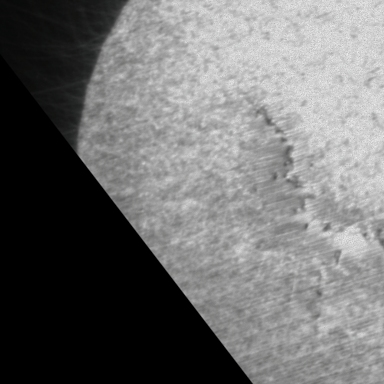
#> input picture code/test_img.png, 384 x 384 px, found by its file name
$ python prepare_dataset.py
#> lines starting #> are read from the running program, lines starting #| are printed output that depends on the picture; pictures that were not available may be replaced by others from this repository, and a replacement may not be noted
import os
import numpy as np
from PIL import Image
import argparse
import warnings

try:
    from tqdm import tqdm
except ImportError:
    tqdm = None

warnings.filterwarnings("ignore", module="PIL")

DEFAULT_DATASET_DIR = "datasets/3d_printer_dataset"
DEFAULT_OUTPUT_DIR = "datasets/processed_printer_dataset"
DEFAULT_FILTERED_DIR = "datasets/filtered_printer_dataset"
DEFAULT_IMAGE_SIZE = 320
DEFAULT_MIN_OBJECT_RATIO = 0.2
MASK_FOLDERS = ["script_masks", "correlation_script_masks"]


def progress_bar(iterable, **kwargs):
    if tqdm is None:
        return iterable
    kwargs.setdefault("dynamic_ncols", True)
    kwargs.setdefault("ascii", " #")
    kwargs.setdefault("mininterval", 0.5)
    return tqdm(iterable, **kwargs)


def log_message(message):
    if tqdm is None:
        print(message)
    else:
        tqdm.write(message)


def is_image_file(filename):
    return (
        not filename.startswith("._")
        and filename.lower().endswith((".png", ".jpg", ".jpeg"))
    )


# [25 lines left out: function find_mask_path, not called in this run]


def load_and_normalize_image(path):
    """Загружает и нормализует изображение для корректного отображения"""
    img = Image.open(path)
#> img is the input picture: PIL image 384x384 RGB; mean R, G, B 110.9, 111, 110.9

    # Если изображение 16-битное, нормализуем его
    if img.mode == 'I;16' or img.mode == 'I':
        img_array = np.array(img)

        min_val = np.min(img_array)
        max_val = np.max(img_array)

        if max_val > min_val:
            img_array = (img_array - min_val) * (255 / (max_val - min_val))

        img = Image.fromarray(img_array.astype(np.uint8))

    return img.convert("RGB")


def calculate_non_black_ratio(image, threshold=10):
    """Вычисляет долю не черных пикселей в изображении"""
    if isinstance(image, Image.Image):
        img_array = np.array(image)
    else:
        img_array = image

    total_pixels = img_array.shape[0] * img_array.shape[1]

    if len(img_array.shape) == 3:
        non_black_mask = np.any(img_array > threshold, axis=2)
        non_black_count = np.count_nonzero(non_black_mask)
    else:
        non_black_count = np.count_nonzero(img_array > threshold)

    return non_black_count / total_pixels if total_pixels > 0 else 0


# [240 lines left out: functions save_binary_mask, _process_training_image, _process_image_pair, _process_date_folder, not called in this run]


def _process_anomalous_image(img, img_file, output_dir, target_size,
                            step_size, min_object_ratio):
    """Обрабатывает аномальное изображение (без маски)"""
#> called with img_file = 'test_img.png', target_size = (320, 320), step_size = (160, 160), min_object_ratio = 0.2
    processed_count = 0
    full_objects_count = 0

    img_width, img_height = img.size
#> img_width = 384; img_height = 384

    # Определяем bounding box всего изображения с отступом
    min_x = 0
    min_y = 0
    max_x = img_width
#> max_x = 384
    max_y = img_height
#> max_y = 384

    bbox_width = max_x - min_x
#> bbox_width = 384
    bbox_height = max_y - min_y
#> bbox_height = 384

    # Если изображение слишком маленькое, расширяем до минимального размера
    if bbox_width < target_size[0] or bbox_height < target_size[1]:
        center_x = img_width // 2
        center_y = img_height // 2

        min_x = max(0, center_x - target_size[0]//2)
        max_x = min(img_width, center_x + target_size[0]//2)
        min_y = max(0, center_y - target_size[1]//2)
        max_y = min(img_height, center_y + target_size[1]//2)

        bbox_width = max_x - min_x
        bbox_height = max_y - min_y

    # Обрабатываем изображение
    if bbox_width > target_size[0] or bbox_height > target_size[1]:
        # Изображение слишком большое - делим на части с заданным шагом
        for y in range(min_y, max_y, step_size[1]):
            for x in range(min_x, max_x, step_size[0]):
                x1, y1 = x, y
                x2 = min(x + target_size[0], max_x)
                y2 = min(y + target_size[1], max_y)

                if x2 - x1 < target_size[0] * 0.5 or y2 - y1 < target_size[1] * 0.5:
                    continue

                tile = img.crop((x1, y1, x2, y2))
                non_black_ratio = calculate_non_black_ratio(tile)

                if non_black_ratio < min_object_ratio:
                    continue

                if tile.size != target_size:
                    padded = Image.new("RGB", target_size, (0, 0, 0))
                    padded.paste(tile, (0, 0))
                    tile = padded

                output_name = os.path.join("objects_parts", f"{img_file[:-4]}_tile_{x1}_{y1}.png")
                tile.save(os.path.join(output_dir, output_name))
                processed_count += 1
#> this loop made 3 passes
#> pass 1, in _process_anomalous_image, `tile.save(os.path.join(output_dir, output_name))`:
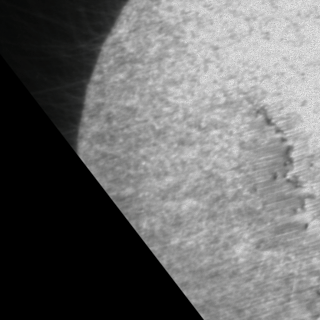
#> saved as test_img_tile_0_0.png: PIL image 320x320 RGB; mean R, G, B 107.4, 107.5, 107.4
#> pass 1, in _process_anomalous_image, `tile.save(os.path.join(output_dir, output_name))`:
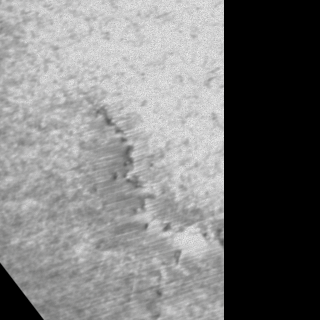
#> saved as test_img_tile_160_0.png: PIL image 320x320 RGB; mean R, G, B 121.9, 121.9, 121.9
#> pass 2, in _process_anomalous_image, `tile.save(os.path.join(output_dir, output_name))`:
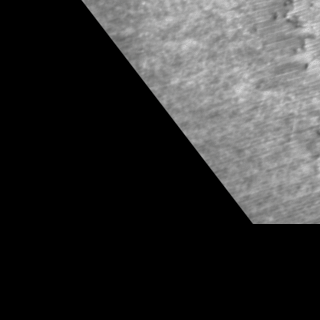
#> saved as test_img_tile_0_160.png: PIL image 320x320 RGB; mean R, G, B 50.7, 50.7, 50.7
#> pass 2, in _process_anomalous_image, `tile.save(os.path.join(output_dir, output_name))`:
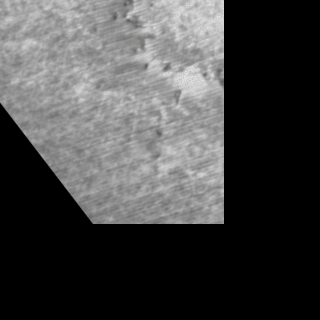
#> saved as test_img_tile_160_160.png: PIL image 320x320 RGB; mean R, G, B 68.6, 68.7, 68.6
#> after the loop, processed_count = 4
    else:
        # Изображение помещается целиком
        bbox = (min_x, min_y, max_x, max_y)

        cropped = img.crop(bbox)
        non_black_ratio = calculate_non_black_ratio(cropped)

        if non_black_ratio < min_object_ratio:
            return processed_count, full_objects_count

        ratio = min(target_size[0]/bbox_width, target_size[1]/bbox_height)
        new_size = (int(bbox_width * ratio), int(bbox_height * ratio))
        resized = cropped.resize(new_size, Image.LANCZOS)

        centered = Image.new("RGB", target_size, (0, 0, 0))
        pos = ((target_size[0] - new_size[0]) // 2,
               (target_size[1] - new_size[1]) // 2)
        centered.paste(resized, pos)

        output_name = os.path.join("objects_parts", f"{img_file[:-4]}_centered.png")
        centered.save(os.path.join(output_dir, output_name))
        processed_count += 1

    return processed_count, full_objects_count


def _process_anomalous_folder(base_dir, output_dir, target_size, step_size,
                             padding, min_object_ratio, save_full_objects):
    """Обрабатывает папку с аномальными данными (прямые изображения)"""
    log_message(f"Обрабатываем аномальные данные из: {base_dir}")

    os.makedirs(os.path.join(output_dir, "objects_parts"), exist_ok=True)
    if save_full_objects:
        os.makedirs(os.path.join(output_dir, "full_objects"), exist_ok=True)

    processed_count = 0
    full_objects_count = 0
    images_total = 0
    images_processed = 0
    errors = 0

    image_files = [f for f in sorted(os.listdir(base_dir)) if is_image_file(f)]
    for img_file in progress_bar(image_files, desc="anomalous", leave=False):
        images_total += 1

        img_path = os.path.join(base_dir, img_file)

        try:
            img = load_and_normalize_image(img_path)

            count, full_count = _process_anomalous_image(
                img, img_file, output_dir,
                target_size, step_size, min_object_ratio
            )
#> count = 4; full_count = 0
            processed_count += count
#> processed_count = 4
            full_objects_count += full_count
#> full_objects_count = 0
            images_processed += 1

        except Exception as e:
            errors += 1
            log_message(f"  Ошибка при обработке {img_file}: {str(e)}")

    log_message(
        f"  Кадров: {images_processed}/{images_total}, "
        f"фрагментов: {processed_count}, ошибок: {errors}"
    )

    return processed_count, full_objects_count


def process_data(
    base_dir,
    output_dir,
    target_size=(320, 320),
    step_size=None,
    padding=10,
    min_object_ratio=0.2,
    save_full_objects=True,
    mask_background=False,
    data_type="training"
):
    """
    Обрабатывает датасет, создавая изображения фиксированного размера с объектами или их частями.
    """
    os.makedirs(output_dir, exist_ok=True)

    if step_size is None:
        step_size = (max(1, target_size[0] // 2), max(1, target_size[1] // 2))

    log_message(f"Начинаем обработку {data_type} данных. Результаты будут сохранены в: {output_dir}")

    total_processed = 0
    total_full_objects = 0

    if data_type == "training":
        date_folders = [
            d for d in sorted(os.listdir(base_dir))
            if os.path.isdir(os.path.join(base_dir, d))
        ]
        for date_folder in progress_bar(date_folders, desc="dates", leave=True):
            date_path = os.path.join(base_dir, date_folder)

            processed_count, full_objects_count = _process_date_folder(
                date_path, date_folder, output_dir, target_size, step_size,
                padding, min_object_ratio, save_full_objects, mask_background
            )
            total_processed += processed_count
            total_full_objects += full_objects_count

    elif data_type == "anomalous":
        processed_count, full_objects_count = _process_anomalous_folder(
            base_dir, output_dir, target_size, step_size,
            padding, min_object_ratio, save_full_objects
        )
        total_processed += processed_count
        total_full_objects += full_objects_count

    log_message(f"\nОбработка {data_type} данных завершена!")
    log_message(f"Создано фрагментов: {total_processed}")
    if save_full_objects:
        log_message(f"Сохранено полных объектов: {total_full_objects}")


def process_training_data(
    dataset_dir=DEFAULT_DATASET_DIR,
    output_dir=DEFAULT_OUTPUT_DIR,
    target_size=(DEFAULT_IMAGE_SIZE, DEFAULT_IMAGE_SIZE),
    step_size=None,
    min_object_ratio=DEFAULT_MIN_OBJECT_RATIO
):
    """Обрабатывает только тренировочные данные"""
    process_data(
        base_dir=os.path.join(dataset_dir, "training_data"),
        output_dir=os.path.join(output_dir, "training"),
        target_size=target_size,
        step_size=step_size,
        padding=10,
        min_object_ratio=min_object_ratio,
        save_full_objects=True,
        mask_background=False,
        data_type="training"
    )


def process_anomalous_data(
    dataset_dir=DEFAULT_DATASET_DIR,
    output_dir=DEFAULT_OUTPUT_DIR,
    target_size=(DEFAULT_IMAGE_SIZE, DEFAULT_IMAGE_SIZE),
    step_size=None,
    min_object_ratio=DEFAULT_MIN_OBJECT_RATIO
):
    """Обрабатывает только аномальные данные"""
    process_data(
        base_dir=os.path.join(dataset_dir, "anomalous_data"),
        output_dir=os.path.join(output_dir, "anomalies"),
        target_size=target_size,
        step_size=step_size,
        padding=0,
        min_object_ratio=min_object_ratio,
        save_full_objects=False,
        mask_background=False,
        data_type="anomalous"
    )


# [106 lines left out: function process_masked_anomalies, not called in this run]


if __name__ == "__main__":
    parser = argparse.ArgumentParser(description='Обработка датасета для обучения и аномальных данных')
    parser.add_argument('--mode', type=str, choices=['training', 'anomalous', 'all'], default='all',
                    help='Режим обработки: training (только тренировочные), anomalous (только аномальные), all (все)')
    parser.add_argument('--dataset_dir', '--data_dir', '--input_dir', type=str, default=DEFAULT_DATASET_DIR,
                    help='Путь к датасету с папками training_data и anomalous_data')
    parser.add_argument('--output_dir', type=str, default=DEFAULT_OUTPUT_DIR,
                    help='Путь для сохранения подготовленного датасета')
    parser.add_argument('--image_size', type=int, default=DEFAULT_IMAGE_SIZE,
                    help='Итоговый размер квадратного изображения')
    parser.add_argument('--step_size', type=int, default=None,
                    help='Шаг нарезки больших изображений на фрагменты. По умолчанию половина --image_size')
    parser.add_argument('--min_object_ratio', '--min_non_background_ratio', type=float,
                    default=DEFAULT_MIN_OBJECT_RATIO,
                    help='Минимальная доля маски/не фоновых пикселей во фрагменте')
    parser.add_argument('--filtered_dir', type=str, default=DEFAULT_FILTERED_DIR,
                    help='Путь к filtered dataset для legacy-режима --masked_anomalies')
    parser.add_argument('--masked_anomalies', action='store_true',
                    help='Legacy: обрабатывать кадры из training_data, отсутствующие в --filtered_dir/training_data, как аномалии с масками')

    args = parser.parse_args()

    if args.image_size <= 0:
        parser.error('--image_size должен быть больше 0')
    if args.step_size is not None and args.step_size <= 0:
        parser.error('--step_size должен быть больше 0')
    if args.min_object_ratio < 0 or args.min_object_ratio > 1:
        parser.error('--min_object_ratio должен быть в диапазоне [0, 1]')

    target_size = (args.image_size, args.image_size)
    step_size = None
    if args.step_size is not None:
        step_size = (args.step_size, args.step_size)

    if args.mode == 'training' or args.mode == 'all':
        log_message("=== ОБРАБОТКА ТРЕНИРОВОЧНЫХ ДАННЫХ ===")
        process_training_data(
            dataset_dir=args.dataset_dir,
            output_dir=args.output_dir,
            target_size=target_size,
            step_size=step_size,
            min_object_ratio=args.min_object_ratio
        )

    if args.mode == 'anomalous' or args.mode == 'all':
        log_message("\n=== ОБРАБОТКА АНОМАЛЬНЫХ ДАННЫХ ===")
        process_anomalous_data(
            dataset_dir=args.dataset_dir,
            output_dir=args.output_dir,
            target_size=target_size,
            step_size=step_size,
            min_object_ratio=args.min_object_ratio
        )

    if args.masked_anomalies:
        log_message("\n=== ОБРАБОТКА MASKED ANOMALIES ===")
        process_masked_anomalies(
            dataset_dir=args.dataset_dir,
            filtered_dir=args.filtered_dir,
            output_dir=args.output_dir,
            target_size=target_size,
            step_size=step_size,
            min_object_ratio=args.min_object_ratio
        )
